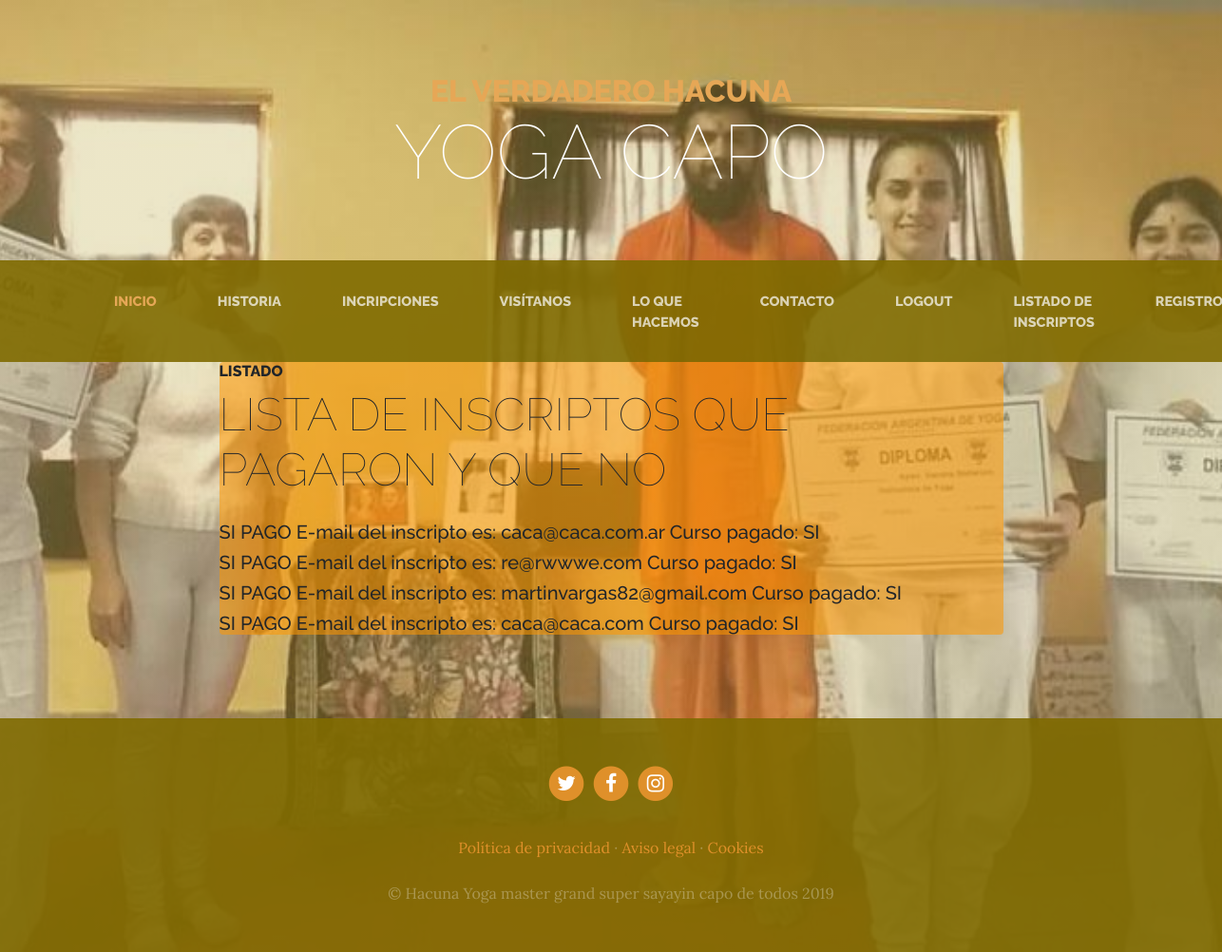
Screenshot of /listado (signed in) with the database file from the repository.
### yoga/models.py (models this page shows, shortened)
class Inscriptos(db.Model):
    __tablename__ = 'inscriptos'
    id = Column(Integer,primary_key=True,unique=True)
    nombre = Column(String(20))
    apellido = Column(String(20))
    email = Column(String(40))
    telefono = Column(Integer)
    curso_pagado = Column(Boolean,default=0)
    def __repr__(self):
        pagado = 'SI' if self.curso_pagado else 'NO'
        return f'E-mail del inscripto es: {self.email}\n Curso pagado: {pagado}'

### yoga/users/views.py (the view)
@users.route('/listado')
@login_required
def listado():
    listado = Inscriptos.query.all()
    return render_template('listado.html',listado=listado)

### yoga/models.py (called while the page is built)
@login_manager.user_loader
def load_user(user_id):
    return Admin.query.get(user_id)

### yoga/templates/listado.html (shortened to what this page needs)
{% extends 'base.html' %}
{% block content %}
<section class="page-section about-heading">
      <div class="container">
        <div class="about-heading-content">
          <div class="row">
            <div class="col-xl-9 col-lg-10 mx-auto">
              <div class="bg-faded rounded p-8">
                <h2 class="section-heading mb-4">
                  <span class="section-heading-upper">Listado</span>
                  <span class="section-heading-lower">Lista de inscriptos que pagaron y que no</span>
                </h2>
                {% for lista in listado %}
                  {% if lista.curso_pagado == 0 %}
                    <h5> NO PAGO {{ lista }}</h5>
                  {% elif lista.curso_pagado == None %}
                    <h5> None {{ lista }}</h5>
                  {% else %}
                    <h5> SI PAGO {{ lista }}</h5>
                  {% endif %}
                {% endfor %}
              </div>
            </div>
          </div>
        </div>
      </div>
    </section>
{% endblock %}

### yoga/templates/base.html (shortened to what this page needs)
<!DOCTYPE html>
<html lang="es">
  <head>
    <link rel="stylesheet" href="https://stackpath.bootstrapcdn.com/bootstrap/4.3.1/css/bootstrap.min.css">
    <link href="{{ url_for('static', filename='css/font-awesome.min.css') }}" rel="stylesheet" type="text/css">
    <link href="{{ url_for('static', filename='css/business-casual.css') }}" rel="stylesheet">
      <link href="https://unpkg.com/aos@2.3.1/dist/aos.css" rel="stylesheet">
  </head>
  <body>
    <h1 class="site-heading text-center text-white d-none d-lg-block">
      <span class="site-heading-upper text-primary mb-3">El verdadero Hacuna</span>
      <span class="site-heading-lower">YOGA CAPO</span>
    </h1>
    <nav class="navbar navbar-expand-lg navbar-dark py-lg-4" id="mainNav">
      <div class="container">
        <div class="collapse navbar-collapse" id="navbarResponsive">
          <ul class="navbar-nav mx-auto">
            <li class="nav-item active px-lg-4">
              <a class="nav-link text-uppercase text-expanded" href="{{ url_for('core.home') }}">Inicio</a>
            </li>
            <li class="nav-item px-lg-4">
              <a class="nav-link text-uppercase text-expanded" href="{{ url_for('core.about') }}">Historia</a>
            </li>
            <li class="nav-item px-lg-4">
              <a class="nav-link text-uppercase text-expanded" href="{{ url_for('users.inscripciones') }}">Incripciones</a>
            </li>
            <li class="nav-item px-lg-4">
              <a class="nav-link text-uppercase text-expanded" href="{{ url_for('core.visitanos') }}">Visítanos</a>
            </li>
              <li class="nav-item px-lg-4">
              <a class="nav-link text-uppercase text-expanded" href="{{ url_for('core.loquehacemos') }}">Lo que hacemos</a>
            </li>
            <li class="nav-item px-lg-4">
              <a class="nav-link text-uppercase text-expanded" href="{{ url_for('core.contacto') }}">Contacto</a>
            </li>
              {% if current_user.is_authenticated %}
              <li class="nav-item px-lg-4">
              <a class="nav-link text-uppercase text-expanded" href="{{ url_for('users.logout') }}">Logout</a>
            </li>
              <li class="nav-item px-lg-4">
              <a class="nav-link text-uppercase text-expanded" href="{{ url_for('users.listado') }}">Listado de inscriptos</a>
            </li>
                <li class="nav-item px-lg-4">
              <a class="nav-link text-uppercase text-expanded" href="{{ url_for('users.register') }}">Registro</a>
             </li>
              {% else %}
              <li class="nav-item px-lg-4">
              <a class="nav-link text-uppercase text-expanded" href="{{ url_for('users.login') }}">Login</a>
              </li>
               {% endif %}
          </ul>
        </div>
      </div>
    </nav>
{% block content %}
    {% endblock %}
    <footer class="footer text-faded text-center py-5">
      <div class="container">
        <div class="zoom">
        <p class="m-0" >
	        <a href="#" class="link">
	          <span class="fa-stack fa-lg">
	            <i class="fa fa-circle fa-stack-2x"></i>
	            <i class="fa fa-twitter fa-stack-1x fa-inverse"></i>
	          </span>
	        </a>
            <a href="#" class="link">
	          <span class="fa-stack fa-lg">
	            <i class="fa fa-circle fa-stack-2x"></i>
	            <i class="fa fa-facebook fa-stack-1x fa-inverse"></i>
	          </span>
	        </a>
            <a href="#" class="link">
	          <span class="fa-stack fa-lg">
	            <i class="fa fa-circle fa-stack-2x"></i>
	            <i class="fa fa-instagram fa-stack-1x fa-inverse"></i>
	          </span>
	        </a>
	    </p>
        </div>
        <p class="m-0 mbt">
        	<a href="sample.html" class="link">Política de privacidad</a> ·
        	<a href="sample.html" class="link">Aviso legal</a> ·
        	<a href="sample.html" class="link">Cookies</a>
		</p>
        <p class="m-0 mbt1">&copy; Hacuna Yoga master grand super sayayin capo de todos 2019</p>
      </div>
	</footer>
     </body>
</html>

### yoga/static/css/business-casual.css (style rules this page uses)
body { font-family: 'Lora'; background: linear-gradient(rgba(201, 184, 97, 0.35), rgba(201, 184, 97, 0.35)), url("/../static/bg.jpg"); background-attachment: fixed; background-position: center; background-size: cover; }
h1, h2, h3, h4, h5, h6 { font-family: 'Raleway'; }
p { line-height: 1.75; }
.text-faded { color: rgba(255, 255, 255, 0.3); }
.site-heading { margin-top: 5rem; margin-bottom: 5rem; text-transform: uppercase; line-height: 1; font-family: 'Raleway'; }
.site-heading .site-heading-upper { display: block; font-size: 2rem; font-weight: 800; }
.site-heading .site-heading-lower { font-size: 5rem; font-weight: 100; line-height: 4rem; }
.page-section { margin-top: 5rem; margin-bottom: 5rem; }
.section-heading { text-transform: uppercase; }
.section-heading .section-heading-upper { display: block; font-size: 1rem; font-weight: 800; padding-bottom:.5rem; }
.section-heading .section-heading-lower { display: block; font-size: 3rem; font-weight: 100; }
.bg-faded { background-color: rgba(255, 152, 0, 0.55); }
#mainNav { background-color: rgba(128, 107, 1, 0.9); font-family: 'Raleway'; }
#mainNav .navbar-nav .nav-item .nav-link { color: rgba(255, 255, 255, 0.7); font-weight: 800; }
#mainNav .navbar-nav .nav-item.active .nav-link { color: #e6a756; }
@media (min-width: 992px) { #mainNav .navbar-nav .nav-item .nav-link { font-size: 0.9rem; } }
@media (min-width: 992px) { .about-heading .about-heading-content { margin-top: -5rem; position: relative; z-index: 1; } }
.footer { background-color: rgba(128, 107, 1, 0.9); }
.text-primary { color: #e6a756 !important; }
.mbt { padding-top: 2rem; }
.mbt1 { padding-top: 1.25rem; }
a.link { color: #df902a; }
.zoom { background-color: trasparent; transition: transform .2s; }

### rows the page displays
Inscriptos: curso_pagado+email "E-mail del inscripto es: caca@caca.com.ar Curso pagado: SI"
Inscriptos: curso_pagado+email "E-mail del inscripto es: re@rwwwe.com Curso pagado: SI"
Inscriptos: curso_pagado+email "E-mail del inscripto es: martinvargas82@gmail.com Curso pagado: SI"
Inscriptos: curso_pagado+email "E-mail del inscripto es: caca@caca.com Curso pagado: SI"
